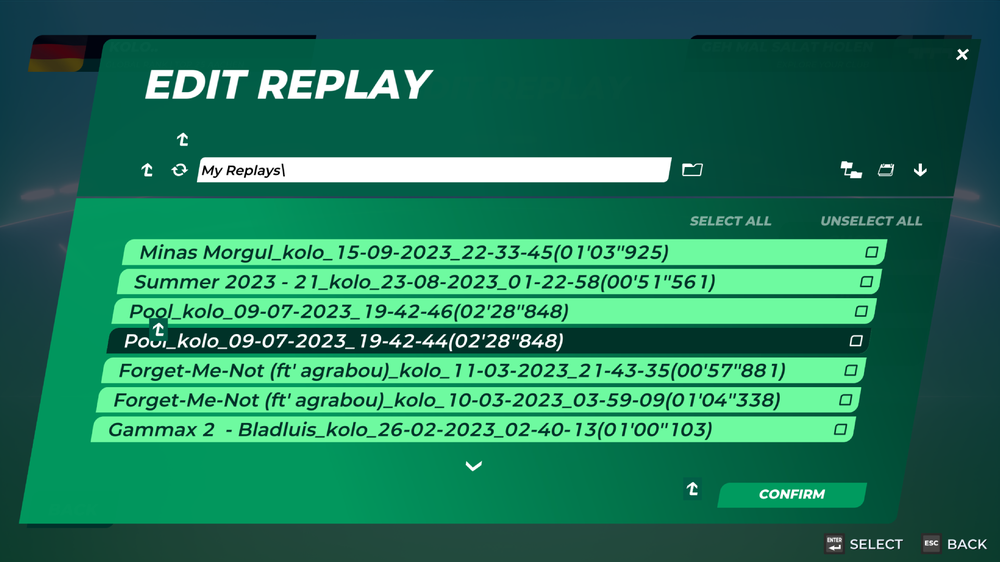
#> input picture packages/render/test/example_4 matches_1080p.png, 1000 x 562 px, shrunk from 1920 x 1080 before the run
$ python test.py
#> lines starting #> are read from the running program, lines starting #| are printed output that depends on the picture
### packages/render/test/template_matching.py
import itertools
import json
from typing import Dict, List, Sequence, Set, Tuple

import cv2 as cv
import numpy as np
from IPython.display import display
from sklearn.cluster import MeanShift


# [106 lines left out: function locate_template, not called in this run]


def locate_template_structure(
    image: np.ndarray, template: np.ndarray, verbose=False
) -> List[Tuple[int, int]]:
    """Find matches using SIFT and ...

    - Robust to changes in translation and scale
    - Does not match rotated or skewed images

    Algorithm:
    ----------
    1. Find and match keypoints in both images
    2. Filter out keypoints
    3. Cluster keypoints based on their representation of the structure of the
       template image
        1. Start with a random keypoint in the base image ("root keypoint")
        2. For every "y": Select a keypoint in the base image based on the angle
           between "x" and "y"
            - Let x be the needle keypoint that matches the root keypoint
            - Let y be a keypoint in the needle image
        3. Compute the ratio between the distance of "x" and "y" and the
           distance of the corresponding base keypoints
            - This estimates the scale of the needle image
        4. Add all base keypoints that have a very similar ratio to the cluster

    New Idea:
    ---------
    - Have a set with all keypoints that still need labeling
    - Sample keypoint in the base image
    - Get cluster and scale using the angle rule
        (Need to define acceptance criterium here, e.g. 50% of keypoints agree)
    - Approximate center using all points in the cluster and the scale
    - Add all keypoints that yield the same center with the given scale
    - Remove them from the set and increase the cluster index
    """

    base_img = image
    needle_img = template

    ############################################################################
    # Run SIFT on both images to find keypoints and descriptors
    ############################################################################
    sift: cv.SIFT = cv.SIFT_create()
    all_kp_base, des_base = sift.detectAndCompute(base_img, None)
    all_kp_needle, des_needle = sift.detectAndCompute(needle_img, None)
    print(f"Found {len(all_kp_base)} keypoints in base image.")
    print(f"Found {len(all_kp_needle)} keypoints in needle image.")

    bf_matcher = cv.BFMatcher()
    all_matches = bf_matcher.knnMatch(des_base, des_needle, k=2)

    # TODO: Check that there is exactly one match for each base keypoint

    # good_matches = []
    kp_base_set: Set[int] = set()
    kp_needle_set: Set[int] = set()
    base_to_needle: Dict[int, int] = dict()
    needle_to_bases: Dict[int, Set[int]] = dict()
    for m, n in all_matches:
        # Apply ratio test
        if m.distance >= 0.75 * n.distance:
            continue

        # Calculate difference in angle
        base_angle = all_kp_base[m.queryIdx].angle
        needle_angle = all_kp_needle[m.trainIdx].angle
        angle_diff = (base_angle - needle_angle) % 360
        if angle_diff > 180 or angle_diff < -180:
            angle_diff = 360 - angle_diff

        # Check if angle is similar
        if angle_diff > 10:
            continue

        # good_matches.append(m)
        kp_base_set.add(m.queryIdx)
        kp_needle_set.add(m.trainIdx)
        base_to_needle[m.queryIdx] = m.trainIdx
        needle_to_bases.setdefault(m.trainIdx, set()).add(m.queryIdx)

    kp_base = np.array(list(kp_base_set))
    kp_needle = np.array(list(kp_needle_set))

    ############################################################################
    # Calculate the angle between all needle keypoints
    ############################################################################
    angles_needle = np.full((len(all_kp_needle), len(all_kp_needle)), np.nan)
    for kp1_idx in kp_needle:
        kp1_pos = all_kp_needle[kp1_idx].pt
        for kp2_idx in kp_needle:
            kp2_pos = all_kp_needle[kp2_idx].pt
            angles_needle[kp1_idx, kp2_idx] = np.arctan2(
                kp2_pos[1] - kp1_pos[1], kp2_pos[0] - kp1_pos[0]
            )

    ############################################################################
    # Calculate all lines in base image
    ############################################################################
    lines = np.full((len(all_kp_base), 3), np.nan)
    for kp in kp_base:
        angle_base = angles_needle[base_to_needle[kp]]
        # Calculate A*x + B*y = C
        A = np.sin(angle_base)
        B = -np.cos(angle_base)
        C = A * all_kp_base[kp].pt[0] + B * all_kp_base[kp].pt[1]
        lines[kp] = [A, B, C]

    ############################################################################
    ############################################################################
    # This holds the index of the cluster that each base keypoint belongs to
    clusters = np.full(len(all_kp_base), np.nan)

    keypoint_queue = kp_base_set.copy()
    cluster_idx = 0
    while len(keypoint_queue) > 0:
        # Get keypoint from queue
        # We will try to assign this keypoint to a cluster
        root_base = keypoint_queue.pop()
        root_pos = all_kp_base[root_base].pt
        # Skip if already assigned to a cluster
        # if not np.isnan(clusters[root_base]):
        #     continue

        # Index of the needle keypoint that matches the root keypoint
        root_needle = base_to_needle[root_base]

        # Angle between root base keypoint and all other base keypoints
        angles_base = np.full(len(all_kp_base), np.nan)
        for other_base in kp_base:
            other_pos = all_kp_base[other_base].pt
            angles_base[other_base] = np.arctan2(
                other_pos[1] - root_pos[1], other_pos[0] - root_pos[0]
            )

        # Get base keypoints that match the angle between the root needle
        # keypoint and all other needle keypoints the best
        # And calculate the ratio of distance: [(base_idx, ratio)]
        angle_threshold = np.pi / 18  # 10 degrees
        best_fit = np.full((len(kp_needle), 3), np.nan)
        for idx, other_needle in enumerate(kp_needle):
            angle_needle = angles_needle[root_needle, other_needle]
            others_base = np.array(list(needle_to_bases[other_needle]))
            # Find the base keypoint that matches the angle the best
            # TODO: Only consider keypoints that match within a certain threshold
            within_threshold = others_base[
                np.abs(angles_base[others_base] - angle_needle) < angle_threshold
            ]
            if len(within_threshold) == 0:
                continue
            best_base = min(
                within_threshold,
                key=lambda x: abs(angles_base[x] - angle_needle),
            )
            diff_base = np.array(all_kp_base[best_base].pt) - np.array(
                all_kp_base[root_base].pt
            )
            diff_needle = np.array(all_kp_needle[other_needle].pt) - np.array(
                all_kp_needle[root_needle].pt
            )
            ratio = (
                np.linalg.norm(diff_base) / np.linalg.norm(diff_needle)
                if diff_needle.any()
                else np.nan
            )
            best_fit[idx] = [other_needle, best_base, ratio]

        best_fit = best_fit[~np.isnan(best_fit).any(axis=1)]
        if len(best_fit) < max(4, len(kp_needle) // 3):
            # Reject this keypoint because there are not enough matches to be
            # confident enough. It may be assigned to a cluster later or is
            # regarded as an outlier otherwise
            continue
        ratios = best_fit[:, 2]

        # Filter out keypoints that likely do not belong to the same cluster
        # because their ratio is too far off
        ratios_sorted = ratios.copy()
        ratios_sorted.sort()
        threshold = 0.2
        accept_start = len(ratios) // 2
        accept_end = accept_start
        mean_approx = ratios_sorted[accept_start]
        # Expand left and right alternatingly
        expand_left = True
        expand_right = True
        while expand_left or expand_right:
            if expand_left:
                if accept_start == 0:
                    expand_left = False
                elif ratios_sorted[accept_start - 1] >= mean_approx * (1 - threshold):
                    accept_start -= 1
                else:
                    expand_left = False
            if expand_right:
                if accept_end == len(ratios) - 1:
                    expand_right = False
                elif ratios_sorted[accept_end + 1] <= mean_approx * (1 + threshold):
                    accept_end += 1
                else:
                    expand_right = False
            mean_approx = (ratios_sorted[accept_start] + ratios_sorted[accept_end]) / 2

        cluster = best_fit[
            (ratios >= ratios_sorted[accept_start])
            & (ratios <= ratios_sorted[accept_end])
        ]
        cluster_indices = cluster[:, 1].astype(int)
        if len(cluster) / len(best_fit) < 0.5:
            # Not enough keypoints agree on the scale
            continue
        # [17 lines of commented-out code are left out]
        scale = np.mean(cluster[:, 2])

        # Get the center of the cluster at that scale
        cluster_lines = lines[cluster_indices]

    # [21 lines of commented-out code are left out]

    return []


# [301 lines left out: function locate_template_clustering, not called in this run]

### packages/render/test/test.py
# %%

from datetime import timedelta
from pathlib import Path
from timeit import default_timer as timer
from typing import List, Tuple

import cv2 as cv
import numpy as np
from template_matching import *


def read_image(filename: str) -> np.ndarray:
#> called with filename = 'example_4 matches_1080p.png'
    path = str((Path(__file__).parent / filename).resolve())
    img = cv.imread(path, cv.IMREAD_GRAYSCALE)
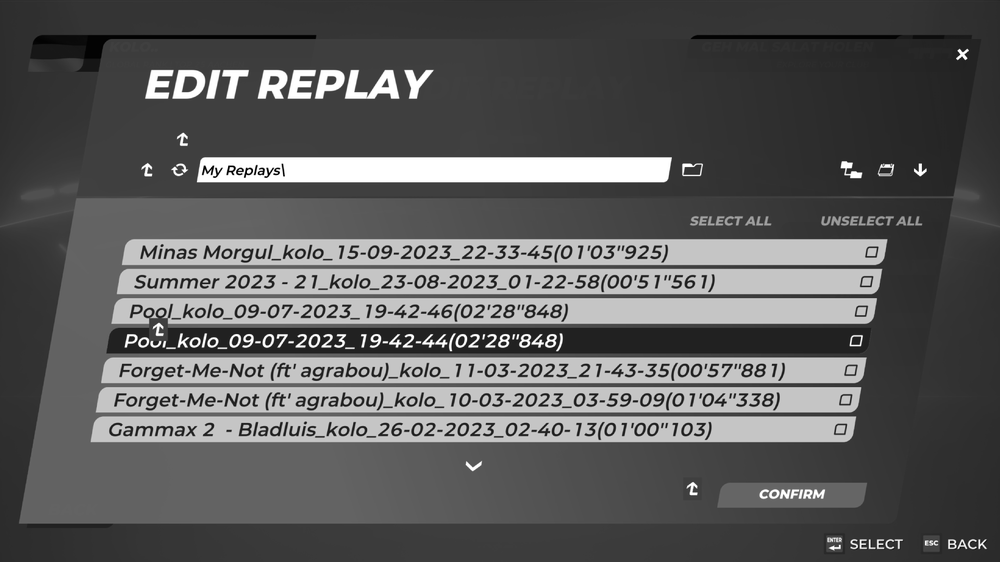
#> img: shape (562, 1000); min 0, max 255, mean 91.9
    return img


base_imgs = {
    # "1 Match 1440p": read_image("example_1 match.png"),
    # "No Match 1440p": read_image("example_no match.png"),
    # "4 Matches 1440p": read_image("example_4 matches.png"),
    # "1 Match 1080p": read_image("example_1 match_1080p.png"),
    # "No Match 1080p": read_image("example_no match_1080p.png"),
    "4 Matches 1080p": read_image("example_4 matches_1080p.png"),
    # "1 Match 720p": read_image("example_1 match_720p.png"),
    # "No Match 720p": read_image("example_no match_720p.png"),
    # "4 Matches 720p": read_image("example_4 matches_720p.png"),
}
needle_img = read_image("UpButton.png")
#> call 2 of read_image, with filename = 'UpButton.png'
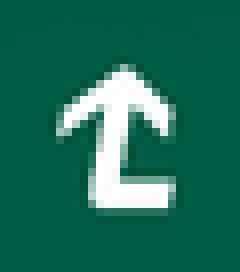
#> input picture packages/render/test/UpButton.png, 30 x 34 px, shrunk from 58 x 65 before the run (shown 8 times larger)
#> in read_image (call 2), `img = cv.imread(path, cv.IMREAD_GRAYSCALE)`:
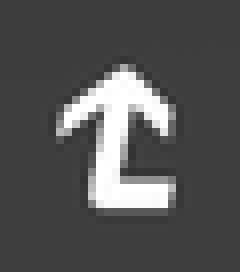
#> img: shape (34, 30) (shown 8 times larger); min 48, max 255, mean 84.1

for base_name, base_img in base_imgs.items():
    print()
    print(f"Searching in {base_name}")

    start = timer()
#> (the run stopped early here; a loop or call above may not have finished)
